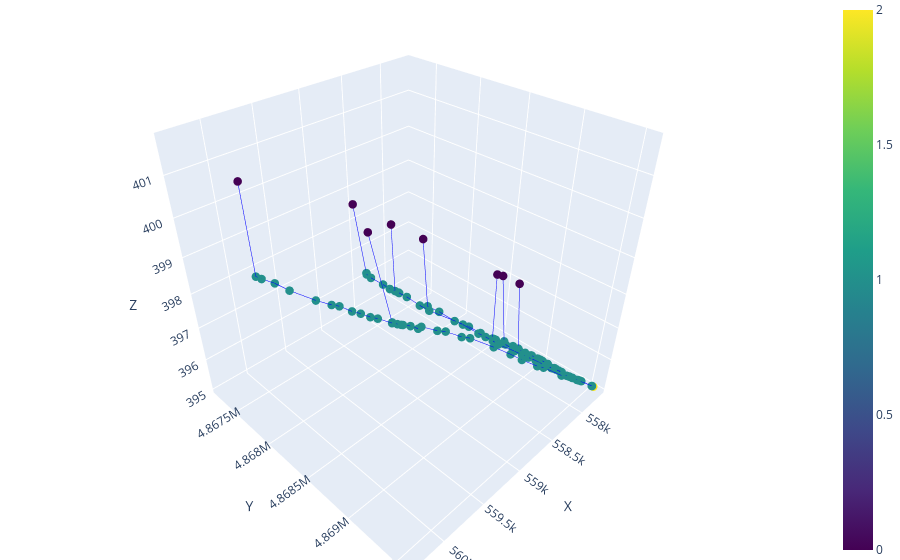

Here is the notebook cell this chart was saved with:
### Code cell
pulse = pd.read_csv("conduit_geometry_test/input_data/gaussian_pulse.csv")
ss = pd.read_csv('conduit_geometry_test/input_data/baseflow.csv')
network_dir = 'conduit_geometry_test/networks/anastomotic_simple/'
network_name = 'anastomotic_network_n_1366'
network = ok.load_network_data(f'{network_dir}/nodes.csv', f'{network_dir}/edges.csv', debug= True)
network.extract_diffuse_inlets()
network.plot_3D_network(node_color = 'type')

### Figure 1 — Plotly figure (JSON) as saved in the notebook; plotly's stock layout.template omitted (floating-point values rounded to 4 significant figures)
{"data": [{"line": {"color": "blue", "width": 1}, "mode": "lines", "showlegend": false, "type": "scatter3d", "x": [558500.0, 558500.0], "y": [4867000.0, 4867000.0], "z": [398.6, 396.5]}, {"line": {"color": "blue", "width": 1}, "mode": "lines", "showlegend": false, "type": "scatter3d", "x": [558000.0, 558000.0], "y": [4869000.0, 4869000.0], "z": [395.6, 395.6]}, {"line": {"color": "blue", "width": 1}, "mode": "lines", "showlegend": false, "type": "scatter3d", "x": [558000.0, 557900.0], "y": [4869000.0, 4869000.0], "z": [395.6, 395.5]}, {"line": {"color": "blue", "width": 1}, "mode": "lines", "showlegend": false, "type": "scatter3d", "x": [558000.0, 558000.0], "y": [4869000.0, 4869000.0], "z": [395.6, 395.6]}, {"line": {"color": "blue", "width": 1}, "mode": "lines", "showlegend": false, "type": "scatter3d", "x": [557900.0, 558000.0], "y": [4869000.0, 4869000.0], "z": [395.5, 397.6]}, {"line": {"color": "blue", "width": 1}, "mode": "lines", "showlegend": false, "type": "scatter3d", "x": [557900.0, 557900.0], "y": [4869000.0, 4869000.0], "z": [395.5, 395.5]}, {"line": {"color": "blue", "width": 1}, "mode": "lines", "showlegend": false, "type": "scatter3d", "x": [558200.0, 558300.0], "y": [4869000.0, 4869000.0], "z": [395.9, 396.1]}, {"line": {"color": "blue", "width": 1}, "mode": "lines", "showlegend": false, "type": "scatter3d", "x": [558200.0, 558100.0], "y": [4869000.0, 4869000.0], "z": [395.9, 395.8]}, {"line": {"color": "blue", "width": 1}, "mode": "lines", "showlegend": false, "type": "scatter3d", "x": [557900.0, 557900.0], "y": [4869000.0, 4869000.0], "z": [395.5, 395.5]}, {"line": {"color": "blue", "width": 1}, "mode": "lines", "showlegend": false, "type": "scatter3d", "x": [557900.0, 557900.0], "y": [4869000.0, 4869000.0], "z": [395.5, 395.5]}, {"line": {"color": "blue", "width": 1}, "mode": "lines", "showlegend": false, "type": "scatter3d", "x": [557900.0, 557900.0], "y": [4869000.0, 4869000.0], "z": [395.5, 395.5]}, {"line": {"color": "blue", "width": 1}, "mode": "lines", "showlegend": false, "type": "scatter3d", "x": [557900.0, 557900.0], "y": [4869000.0, 4869000.0], "z": [395.5, 395.4]}, {"line": {"color": "blue", "width": 1}, "mode": "lines", "showlegend": false, "type": "scatter3d", "x": [557900.0, 557900.0], "y": [4869000.0, 4869000.0], "z": [395.5, 395.4]}, {"line": {"color": "blue", "width": 1}, "mode": "lines", "showlegend": false, "type": "scatter3d", "x": [557900.0, 557800.0], "y": [4869000.0, 4869000.0], "z": [395.4, 395.4]}, {"line": {"color": "blue", "width": 1}, "mode": "lines", "showlegend": false, "type": "scatter3d", "x": [558100.0, 558000.0], "y": [4869000.0, 4869000.0], "z": [395.8, 395.6]}, {"line": {"color": "blue", "width": 1}, "mode": "lines", "showlegend": false, "type": "scatter3d", "x": [558200.0, 558300.0], "y": [4869000.0, 4868000.0], "z": [396.1, 396.1]}, {"line": {"color": "blue", "width": 1}, "mode": "lines", "showlegend": false, "type": "scatter3d", "x": [558200.0, 558200.0], "y": [4869000.0, 4869000.0], "z": [396.1, 396.0]}, {"line": {"color": "blue", "width": 1}, "mode": "lines", "showlegend": false, "type": "scatter3d", "x": [558500.0, 558500.0], "y": [4867000.0, 4867000.0], "z": [396.5, 396.6]}, {"line": {"color": "blue", "width": 1}, "mode": "lines", "showlegend": false, "type": "scatter3d", "x": [557900.0, 557900.0], "y": [4869000.0, 4869000.0], "z": [395.4, 395.5]}, {"line": {"color": "blue", "width": 1}, "mode": "lines", "showlegend": false, "type": "scatter3d", "x": [557900.0, 557900.0], "y": [4869000.0, 4869000.0], "z": [395.4, 395.4]}, {"line": {"color": "blue", "width": 1}, "mode": "lines", "showlegend": false, "type": "scatter3d", "x": [558200.0, 558200.0], "y": [4869000.0, 4869000.0], "z": [396.0, 396.0]}, {"line": {"color": "blue", "width": 1}, "mode": "lines", "showlegend": false, "type": "scatter3d", "x": [558500.0, 558600.0], "y": [4867000.0, 4868000.0], "z": [396.6, 396.7]}, {"line": {"color": "blue", "width": 1}, "mode": "lines", "showlegend": false, "type": "scatter3d", "x": [557800.0, 557800.0], "y": [4869000.0, 4869000.0], "z": [395.4, 395.4]}, {"line": {"color": "blue", "width": 1}, "mode": "lines", "showlegend": false, "type": "scatter3d", "x": [557800.0, 557900.0], "y": [4869000.0, 4869000.0], "z": [395.4, 395.4]}, {"line": {"color": "blue", "width": 1}, "mode": "lines", "showlegend": false, "type": "scatter3d", "x": [557800.0, 557800.0], "y": [4869000.0, 4869000.0], "z": [395.4, 395.3]}, {"line": {"color": "blue", "width": 1}, "mode": "lines", "showlegend": false, "type": "scatter3d", "x": [558200.0, 558200.0], "y": [4869000.0, 4869000.0], "z": [396.0, 396.0]}, {"line": {"color": "blue", "width": 1}, "mode": "lines", "showlegend": false, "type": "scatter3d", "x": [558200.0, 558200.0], "y": [4869000.0, 4869000.0], "z": [396.0, 396.0]}, {"line": {"color": "blue", "width": 1}, "mode": "lines", "showlegend": false, "type": "scatter3d", "x": [557800.0, 557800.0], "y": [4869000.0, 4869000.0], "z": [395.3, 395.3]}, {"line": {"color": "blue", "width": 1}, "mode": "lines", "showlegend": false, "type": "scatter3d", "x": [557800.0, 557800.0], "y": [4869000.0, 4869000.0], "z": [395.3, 395.3]}, {"line": {"color": "blue", "width": 1}, "mode": "lines", "showlegend": false, "type": "scatter3d", "x": [557800.0, 557800.0], "y": [4869000.0, 4869000.0], "z": [395.3, 395.3]}, {"line": {"color": "blue", "width": 1}, "mode": "lines", "showlegend": false, "type": "scatter3d", "x": [557800.0, 557800.0], "y": [4869000.0, 4869000.0], "z": [395.3, 395.2]}, {"line": {"color": "blue", "width": 1}, "mode": "lines", "showlegend": false, "type": "scatter3d", "x": [558000.0, 557900.0], "y": [4869000.0, 4869000.0], "z": [395.6, 395.4]}, {"line": {"color": "blue", "width": 1}, "mode": "lines", "showlegend": false, "type": "scatter3d", "x": [558600.0, 558600.0], "y": [4868000.0, 4868000.0], "z": [396.7, 396.6]}, {"line": {"color": "blue", "width": 1}, "mode": "lines", "showlegend": false, "type": "scatter3d", "x": [557800.0, 557700.0], "y": [4869000.0, 4870000.0], "z": [395.3, 395.1]}, {"line": {"color": "blue", "width": 1}, "mode": "lines", "showlegend": false, "type": "scatter3d", "x": [557800.0, 557800.0], "y": [4869000.0, 4869000.0], "z": [395.3, 395.3]}, {"line": {"color": "blue", "width": 1}, "mode": "lines", "showlegend": false, "type": "scatter3d", "x": [557800.0, 557800.0], "y": [4869000.0, 4869000.0], "z": [395.3, 395.2]}, {"line": {"color": "blue", "width": 1}, "mode": "lines", "showlegend": false, "type": "scatter3d", "x": [558200.0, 558100.0], "y": [4869000.0, 4869000.0], "z": [396.0, 395.8]}, {"line": {"color": "blue", "width": 1}, "mode": "lines", "showlegend": false, "type": "scatter3d", "x": [557900.0, 557800.0], "y": [4869000.0, 4869000.0], "z": [395.4, 395.4]}, {"line": {"color": "blue", "width": 1}, "mode": "lines", "showlegend": false, "type": "scatter3d", "x": [557900.0, 557800.0], "y": [4869000.0, 4869000.0], "z": [395.4, 395.4]}, {"line": {"color": "blue", "width": 1}, "mode": "lines", "showlegend": false, "type": "scatter3d", "x": [557800.0, 557800.0], "y": [4869000.0, 4869000.0], "z": [395.4, 395.4]}, {"line": {"color": "blue", "width": 1}, "mode": "lines", "showlegend": false, "type": "scatter3d", "x": [557800.0, 557800.0], "y": [4869000.0, 4869000.0], "z": [395.4, 395.3]}, {"line": {"color": "blue", "width": 1}, "mode": "lines", "showlegend": false, "type": "scatter3d", "x": [560300.0, 560300.0], "y": [4868000.0, 4868000.0], "z": [401.7, 399.7]}, {"line": {"color": "blue", "width": 1}, "mode": "lines", "showlegend": false, "type": "scatter3d", "x": [558600.0, 558600.0], "y": [4868000.0, 4868000.0], "z": [396.6, 396.6]}, {"line": {"color": "blue", "width": 1}, "mode": "lines", "showlegend": false, "type": "scatter3d", "x": [560300.0, 560300.0], "y": [4868000.0, 4868000.0], "z": [399.7, 399.7]}, {"line": {"color": "blue", "width": 1}, "mode": "lines", "showlegend": false, "type": "scatter3d", "x": [557700.0, 557700.0], "y": [4870000.0, 4870000.0], "z": [395.1, 395.1]}, {"line": {"color": "blue", "width": 1}, "mode": "lines", "showlegend": false, "type": "scatter3d", "x": [557700.0, 557700.0], "y": [4870000.0, 4869000.0], "z": [395.1, 395.2]}, {"line": {"color": "blue", "width": 1}, "mode": "lines", "showlegend": false, "type": "scatter3d", "x": [557700.0, 557700.0], "y": [4870000.0, 4870000.0], "z": [395.1, 395.1]}, {"line": {"color": "blue", "width": 1}, "mode": "lines", "showlegend": false, "type": "scatter3d", "x": [557700.0, 557700.0], "y": [4870000.0, 4870000.0], "z": [395.1, 395.1]}, {"line": {"color": "blue", "width": 1}, "mode": "lines", "showlegend": false, "type": "scatter3d", "x": [559600.0, 559500.0], "y": [4868000.0, 4869000.0], "z": [400.4, 398.2]}, {"line": {"color": "blue", "width": 1}, "mode": "lines", "showlegend": false, "type": "scatter3d", "x": [560300.0, 560200.0], "y": [4868000.0, 4868000.0], "z": [399.7, 399.5]}, {"line": {"color": "blue", "width": 1}, "mode": "lines", "showlegend": false, "type": "scatter3d", "x": [558100.0, 558100.0], "y": [4869000.0, 4869000.0], "z": [395.8, 395.8]}, {"line": {"color": "blue", "width": 1}, "mode": "lines", "showlegend": false, "type": "scatter3d", "x": [558600.0, 558500.0], "y": [4868000.0, 4868000.0], "z": [396.6, 396.6]}, {"line": {"color": "blue", "width": 1}, "mode": "lines", "showlegend": false, "type": "scatter3d", "x": [558100.0, 558100.0], "y": [4869000.0, 4869000.0], "z": [395.8, 395.7]}, {"line": {"color": "blue", "width": 1}, "mode": "lines", "showlegend": false, "type": "scatter3d", "x": [558100.0, 558100.0], "y": [4869000.0, 4869000.0], "z": [395.8, 395.8]}, {"line": {"color": "blue", "width": 1}, "mode": "lines", "showlegend": false, "type": "scatter3d", "x": [558500.0, 558500.0], "y": [4868000.0, 4868000.0], "z": [396.6, 396.5]}, {"line": {"color": "blue", "width": 1}, "mode": "lines", "showlegend": false, "type": "scatter3d", "x": [558500.0, 558500.0], "y": [4868000.0, 4868000.0], "z": [396.6, 398.6]}, {"line": {"color": "blue", "width": 1}, "mode": "lines", "showlegend": false, "type": "scatter3d", "x": [560200.0, 560200.0], "y": [4868000.0, 4868000.0], "z": [399.5, 399.4]}, {"line": {"color": "blue", "width": 1}, "mode": "lines", "showlegend": false, "type": "scatter3d", "x": [558100.0, 558000.0], "y": [4869000.0, 4869000.0], "z": [395.7, 395.7]}, {"line": {"color": "blue", "width": 1}, "mode": "lines", "showlegend": false, "type": "scatter3d", "x": [558000.0, 558000.0], "y": [4869000.0, 4869000.0], "z": [395.7, 395.7]}, {"line": {"color": "blue", "width": 1}, "mode": "lines", "showlegend": false, "type": "scatter3d", "x": [558000.0, 558000.0], "y": [4869000.0, 4869000.0], "z": [395.7, 395.7]}, {"line": {"color": "blue", "width": 1}, "mode": "lines", "showlegend": false, "type": "scatter3d", "x": [558000.0, 558000.0], "y": [4869000.0, 4869000.0], "z": [395.7, 395.6]}, {"line": {"color": "blue", "width": 1}, "mode": "lines", "showlegend": false, "type": "scatter3d", "x": [558500.0, 558500.0], "y": [4868000.0, 4868000.0], "z": [396.5, 396.5]}, {"line": {"color": "blue", "width": 1}, "mode": "lines", "showlegend": false, "type": "scatter3d", "x": [558500.0, 558500.0], "y": [4868000.0, 4868000.0], "z": [396.5, 396.5]}, {"line": {"color": "blue", "width": 1}, "mode": "lines", "showlegend": false, "type": "scatter3d", "x": [558500.0, 558500.0], "y": [4868000.0, 4868000.0], "z": [396.5, 396.5]}, {"line": {"color": "blue", "width": 1}, "mode": "lines", "showlegend": false, "type": "scatter3d", "x": [559500.0, 559400.0], "y": [4869000.0, 4869000.0], "z": [398.2, 398.1]}, {"line": {"color": "blue", "width": 1}, "mode": "lines", "showlegend": false, "type": "scatter3d", "x": [560200.0, 560000.0], "y": [4868000.0, 4868000.0], "z": [399.4, 399.2]}, {"line": {"color": "blue", "width": 1}, "mode": "lines", "showlegend": false, "type": "scatter3d", "x": [559400.0, 559400.0], "y": [4869000.0, 4869000.0], "z": [398.1, 398.0]}, {"line": {"color": "blue", "width": 1}, "mode": "lines", "showlegend": false, "type": "scatter3d", "x": [559400.0, 559500.0], "y": [4869000.0, 4869000.0], "z": [398.1, 398.2]}, {"line": {"color": "blue", "width": 1}, "mode": "lines", "showlegend": false, "type": "scatter3d", "x": [558500.0, 558500.0], "y": [4868000.0, 4868000.0], "z": [396.5, 396.5]}, {"line": {"color": "blue", "width": 1}, "mode": "lines", "showlegend": false, "type": "scatter3d", "x": [559400.0, 559400.0], "y": [4869000.0, 4869000.0], "z": [398.0, 398.0]}, {"line": {"color": "blue", "width": 1}, "mode": "lines", "showlegend": false, "type": "scatter3d", "x": [559400.0, 559300.0], "y": [4869000.0, 4869000.0], "z": [398.0, 397.8]}, {"line": {"color": "blue", "width": 1}, "mode": "lines", "showlegend": false, "type": "scatter3d", "x": [557900.0, 557900.0], "y": [4869000.0, 4869000.0], "z": [395.4, 395.4]}, {"line": {"color": "blue", "width": 1}, "mode": "lines", "showlegend": false, "type": "scatter3d", "x": [557900.0, 557800.0], "y": [4869000.0, 4869000.0], "z": [395.4, 395.4]}, {"line": {"color": "blue", "width": 1}, "mode": "lines", "showlegend": false, "type": "scatter3d", "x": [559300.0, 559200.0], "y": [4869000.0, 4869000.0], "z": [397.8, 397.8]}, {"line": {"color": "blue", "width": 1}, "mode": "lines", "showlegend": false, "type": "scatter3d", "x": [557900.0, 557900.0], "y": [4869000.0, 4869000.0], "z": [395.4, 395.4]}, {"line": {"color": "blue", "width": 1}, "mode": "lines", "showlegend": false, "type": "scatter3d", "x": [557900.0, 557800.0], "y": [4869000.0, 4869000.0], "z": [395.4, 395.3]}, {"line": {"color": "blue", "width": 1}, "mode": "lines", "showlegend": false, "type": "scatter3d", "x": [558500.0, 558500.0], "y": [4868000.0, 4868000.0], "z": [396.5, 396.5]}, {"line": {"color": "blue", "width": 1}, "mode": "lines", "showlegend": false, "type": "scatter3d", "x": [560000.0, 559900.0], "y": [4868000.0, 4868000.0], "z": [399.2, 399.0]}, {"line": {"color": "blue", "width": 1}, "mode": "lines", "showlegend": false, "type": "scatter3d", "x": [559200.0, 559100.0], "y": [4869000.0, 4869000.0], "z": [397.8, 397.6]}, {"line": {"color": "blue", "width": 1}, "mode": "lines", "showlegend": false, "type": "scatter3d", "x": [558500.0, 558200.0], "y": [4868000.0, 4868000.0], "z": [396.5, 396.0]}, {"line": {"color": "blue", "width": 1}, "mode": "lines", "showlegend": false, "type": "scatter3d", "x": [559100.0, 558900.0], "y": [4869000.0, 4869000.0], "z": [397.6, 397.3]}, {"line": {"color": "blue", "width": 1}, "mode": "lines", "showlegend": false, "type": "scatter3d", "x": [559900.0, 559800.0], "y": [4868000.0, 4868000.0], "z": [399.0, 398.9]}, {"line": {"color": "blue", "width": 1}, "mode": "lines", "showlegend": false, "type": "scatter3d", "x": [557800.0, 557800.0], "y": [4869000.0, 4869000.0], "z": [395.2, 395.2]}, {"line": {"color": "blue", "width": 1}, "mode": "lines", "showlegend": false, "type": "scatter3d", "x": [557800.0, 557800.0], "y": [4869000.0, 4869000.0], "z": [395.2, 395.2]}, {"line": {"color": "blue", "width": 1}, "mode": "lines", "showlegend": false, "type": "scatter3d", "x": [557800.0, 557800.0], "y": [4869000.0, 4869000.0], "z": [395.2, 395.2]}, {"line": {"color": "blue", "width": 1}, "mode": "lines", "showlegend": false, "type": "scatter3d", "x": [557800.0, 557700.0], "y": [4869000.0, 4869000.0], "z": [395.2, 395.2]}, {"line": {"color": "blue", "width": 1}, "mode": "lines", "showlegend": false, "type": "scatter3d", "x": [557700.0, 557700.0], "y": [4869000.0, 4870000.0], "z": [395.2, 395.1]}, {"line": {"color": "blue", "width": 1}, "mode": "lines", "showlegend": false, "type": "scatter3d", "x": [559800.0, 559800.0], "y": [4868000.0, 4869000.0], "z": [398.9, 398.7]}, {"line": {"color": "blue", "width": 1}, "mode": "lines", "showlegend": false, "type": "scatter3d", "x": [558900.0, 558800.0], "y": [4869000.0, 4869000.0], "z": [397.3, 397.1]}, {"line": {"color": "blue", "width": 1}, "mode": "lines", "showlegend": false, "type": "scatter3d", "x": [559800.0, 559700.0], "y": [4869000.0, 4869000.0], "z": [398.7, 398.6]}, {"line": {"color": "blue", "width": 1}, "mode": "lines", "showlegend": false, "type": "scatter3d", "x": [558000.0, 558000.0], "y": [4869000.0, 4869000.0], "z": [397.7, 395.6]}, {"line": {"color": "blue", "width": 1}, "mode": "lines", "showlegend": false, "type": "scatter3d", "x": [559700.0, 559700.0], "y": [4869000.0, 4869000.0], "z": [398.6, 398.5]}, {"line": {"color": "blue", "width": 1}, "mode": "lines", "showlegend": false, "type": "scatter3d", "x": [558000.0, 558000.0], "y": [4869000.0, 4869000.0], "z": [395.6, 395.6]}, {"line": {"color": "blue", "width": 1}, "mode": "lines", "showlegend": false, "type": "scatter3d", "x": [558800.0, 558700.0], "y": [4869000.0, 4869000.0], "z": [397.1, 396.9]}, {"line": {"color": "blue", "width": 1}, "mode": "lines", "showlegend": false, "type": "scatter3d", "x": [559700.0, 559600.0], "y": [4869000.0, 4869000.0], "z": [398.5, 398.4]}, {"line": {"color": "blue", "width": 1}, "mode": "lines", "showlegend": false, "type": "scatter3d", "x": [558000.0, 558000.0], "y": [4869000.0, 4869000.0], "z": [395.6, 395.6]}, {"line": {"color": "blue", "width": 1}, "mode": "lines", "showlegend": false, "type": "scatter3d", "x": [559600.0, 559500.0], "y": [4869000.0, 4869000.0], "z": [398.4, 398.2]}, {"line": {"color": "blue", "width": 1}, "mode": "lines", "showlegend": false, "type": "scatter3d", "x": [558200.0, 558200.0], "y": [4868000.0, 4869000.0], "z": [396.0, 396.0]}, {"line": {"color": "blue", "width": 1}, "mode": "lines", "showlegend": false, "type": "scatter3d", "x": [558000.0, 557900.0], "y": [4869000.0, 4869000.0], "z": [395.6, 395.5]}, {"line": {"color": "blue", "width": 1}, "mode": "lines", "showlegend": false, "type": "scatter3d", "x": [558700.0, 558600.0], "y": [4869000.0, 4869000.0], "z": [396.9, 396.7]}, {"line": {"color": "blue", "width": 1}, "mode": "lines", "showlegend": false, "type": "scatter3d", "x": [557900.0, 557900.0], "y": [4869000.0, 4869000.0], "z": [395.5, 395.4]}, {"line": {"color": "blue", "width": 1}, "mode": "lines", "showlegend": false, "type": "scatter3d", "x": [558200.0, 558100.0], "y": [4869000.0, 4869000.0], "z": [396.0, 395.8]}, {"line": {"color": "blue", "width": 1}, "mode": "lines", "showlegend": false, "type": "scatter3d", "x": [558600.0, 558400.0], "y": [4869000.0, 4869000.0], "z": [396.7, 396.4]}, {"line": {"color": "blue", "width": 1}, "mode": "lines", "showlegend": false, "type": "scatter3d", "x": [557900.0, 557900.0], "y": [4869000.0, 4869000.0], "z": [395.4, 395.4]}, {"line": {"color": "blue", "width": 1}, "mode": "lines", "showlegend": false, "type": "scatter3d", "x": [557900.0, 557900.0], "y": [4869000.0, 4869000.0], "z": [395.4, 395.4]}, {"line": {"color": "blue", "width": 1}, "mode": "lines", "showlegend": false, "type": "scatter3d", "x": [557900.0, 557900.0], "y": [4869000.0, 4869000.0], "z": [395.4, 395.4]}, {"line": {"color": "blue", "width": 1}, "mode": "lines", "showlegend": false, "type": "scatter3d", "x": [558100.0, 558100.0], "y": [4869000.0, 4869000.0], "z": [395.8, 395.8]}, {"line": {"color": "blue", "width": 1}, "mode": "lines", "showlegend": false, "type": "scatter3d", "x": [558100.0, 558100.0], "y": [4869000.0, 4869000.0], "z": [395.8, 397.9]}, {"line": {"color": "blue", "width": 1}, "mode": "lines", "showlegend": false, "type": "scatter3d", "x": [558100.0, 558100.0], "y": [4869000.0, 4869000.0], "z": [395.8, 395.8]}, {"line": {"color": "blue", "width": 1}, "mode": "lines", "showlegend": false, "type": "scatter3d", "x": [558100.0, 558100.0], "y": [4869000.0, 4869000.0], "z": [395.8, 395.8]}, {"line": {"color": "blue", "width": 1}, "mode": "lines", "showlegend": false, "type": "scatter3d", "x": [558100.0, 558100.0], "y": [4869000.0, 4869000.0], "z": [395.8, 395.8]}, {"line": {"color": "blue", "width": 1}, "mode": "lines", "showlegend": false, "type": "scatter3d", "x": [558300.0, 558400.0], "y": [4868000.0, 4868000.0], "z": [398.3, 396.3]}, {"line": {"color": "blue", "width": 1}, "mode": "lines", "showlegend": false, "type": "scatter3d", "x": [557900.0, 557900.0], "y": [4869000.0, 4869000.0], "z": [395.4, 395.4]}, {"line": {"color": "blue", "width": 1}, "mode": "lines", "showlegend": false, "type": "scatter3d", "x": [558100.0, 558100.0], "y": [4869000.0, 4869000.0], "z": [395.8, 395.7]}, {"line": {"color": "blue", "width": 1}, "mode": "lines", "showlegend": false, "type": "scatter3d", "x": [557900.0, 557800.0], "y": [4869000.0, 4869000.0], "z": [395.4, 395.4]}, {"line": {"color": "blue", "width": 1}, "mode": "lines", "showlegend": false, "type": "scatter3d", "x": [557800.0, 557800.0], "y": [4869000.0, 4869000.0], "z": [395.4, 395.4]}, {"line": {"color": "blue", "width": 1}, "mode": "lines", "showlegend": false, "type": "scatter3d", "x": [558400.0, 558300.0], "y": [4868000.0, 4868000.0], "z": [396.3, 396.2]}, {"line": {"color": "blue", "width": 1}, "mode": "lines", "showlegend": false, "type": "scatter3d", "x": [558100.0, 558100.0], "y": [4869000.0, 4869000.0], "z": [395.7, 395.7]}, {"line": {"color": "blue", "width": 1}, "mode": "lines", "showlegend": false, "type": "scatter3d", "x": [558100.0, 558100.0], "y": [4869000.0, 4869000.0], "z": [395.7, 395.8]}, {"line": {"color": "blue", "width": 1}, "mode": "lines", "showlegend": false, "type": "scatter3d", "x": [558100.0, 558100.0], "y": [4869000.0, 4869000.0], "z": [395.7, 395.8]}, {"line": {"color": "blue", "width": 1}, "mode": "lines", "showlegend": false, "type": "scatter3d", "x": [558400.0, 558300.0], "y": [4869000.0, 4869000.0], "z": [396.4, 396.2]}, {"line": {"color": "blue", "width": 1}, "mode": "lines", "showlegend": false, "type": "scatter3d", "x": [558300.0, 558300.0], "y": [4868000.0, 4868000.0], "z": [396.2, 396.2]}, {"line": {"color": "blue", "width": 1}, "mode": "lines", "showlegend": false, "type": "scatter3d", "x": [558100.0, 558100.0], "y": [4869000.0, 4869000.0], "z": [395.8, 395.8]}, {"line": {"color": "blue", "width": 1}, "mode": "lines", "showlegend": false, "type": "scatter3d", "x": [558100.0, 558100.0], "y": [4869000.0, 4869000.0], "z": [395.8, 395.8]}, {"line": {"color": "blue", "width": 1}, "mode": "lines", "showlegend": false, "type": "scatter3d", "x": [558300.0, 558300.0], "y": [4869000.0, 4869000.0], "z": [396.2, 396.1]}, {"line": {"color": "blue", "width": 1}, "mode": "lines", "showlegend": false, "type": "scatter3d", "x": [558100.0, 558000.0], "y": [4869000.0, 4869000.0], "z": [395.8, 395.6]}, {"line": {"color": "blue", "width": 1}, "mode": "lines", "showlegend": false, "type": "scatter3d", "x": [558300.0, 558300.0], "y": [4868000.0, 4868000.0], "z": [396.2, 396.1]}, {"line": {"color": "blue", "width": 1}, "mode": "lines", "showlegend": false, "type": "scatter3d", "x": [558100.0, 558100.0], "y": [4869000.0, 4869000.0], "z": [395.8, 395.8]}, {"line": {"color": "blue", "width": 1}, "mode": "lines", "showlegend": false, "type": "scatter3d", "x": [558100.0, 558100.0], "y": [4869000.0, 4869000.0], "z": [395.8, 395.8]}, {"marker": {"color": [0, 1, 1, 1, 1, 1, 1, 1, 1, 1, 1, 1, 1, 1, 1, 1, 1, 1, 1, 1, 1, 1, 1, 1, 1, 1, 1, 1, 1, 0, 1, 1, 1, 2, 0, 1, 1, 1, 1, 1, 1, 1, 1, 1, 1, 1, 1, 1, 1, 1, 1, 1, 1, 1, 1, 1, 1, 1, 1, 1, 1, 1, 1, 1, 1, 1, 1, 1, 1, 1, 1, 1, 1, 1, 1, 0, 1, 1, 1, 1, 1, 1, 1, 1, 1, 1, 1, 1, 1, 1, 0, 1, 1, 1, 1, 1, 1, 0, 1, 1, 1, 1, 1, 1, 1, 1, 1, 0, 1, 1, 1, 1, 1, 1, 1, 1, 1, 1, 1, 1, 0], "colorscale": [[0, "#440154"], [0.1111, "#482878"], [0.2222, "#3e4989"], [0.3333, "#31688e"], [0.4444, "#26828e"], [0.5556, "#1f9e89"], [0.6667, "#35b779"], [0.7778, "#6ece58"], [0.8889, "#b5de2b"], [1, "#fde725"]], "showscale": true, "size": 5}, "mode": "markers", "showlegend": false, "type": "scatter3d", "x": [558500.0, 558000.0, 557900.0, 558200.0, 557900.0, 557900.0, 557900.0, 557900.0, 557900.0, 558100.0, 558200.0, 558500.0, 557900.0, 558200.0, 558500.0, 557800.0, 557800.0, 558200.0, 557800.0, 557800.0, 558200.0, 558000.0, 558600.0, 557800.0, 558200.0, 557900.0, 557900.0, 557800.0, 557800.0, 560300.0, 558600.0, 560300.0, 557700.0, 557700.0, 559600.0, 560300.0, 558100.0, 558600.0, 558100.0, 558500.0, 560200.0, 558100.0, 558000.0, 558000.0, 558000.0, 558500.0, 558500.0, 558500.0, 559500.0, 558000.0, 560200.0, 559400.0, 558500.0, 559400.0, 559400.0, 557900.0, 559300.0, 557900.0, 557900.0, 558500.0, 560000.0, 559200.0, 557800.0, 558500.0, 559100.0, 559900.0, 557800.0, 557800.0, 557800.0, 557800.0, 557700.0, 559800.0, 558900.0, 557700.0, 559800.0, 558000.0, 559700.0, 558000.0, 558800.0, 559700.0, 558000.0, 559600.0, 558200.0, 558000.0, 558700.0, 557900.0, 558200.0, 559500.0, 558600.0, 557900.0, 558500.0, 557900.0, 557900.0, 558100.0, 558100.0, 558100.0, 558100.0, 558300.0, 557900.0, 558100.0, 557900.0, 557800.0, 558400.0, 557800.0, 558100.0, 558100.0, 558400.0, 558100.0, 558300.0, 558100.0, 558100.0, 558300.0, 558100.0, 558300.0, 558100.0, 558300.0, 558000.0, 558100.0, 558100.0, 558300.0, 558000.0], "y": [4867000.0, 4869000.0, 4869000.0, 4869000.0, 4869000.0, 4869000.0, 4869000.0, 4869000.0, 4869000.0, 4869000.0, 4869000.0, 4867000.0, 4869000.0, 4869000.0, 4867000.0, 4869000.0, 4869000.0, 4869000.0, 4869000.0, 4869000.0, 4869000.0, 4869000.0, 4868000.0, 4869000.0, 4869000.0, 4869000.0, 4869000.0, 4869000.0, 4869000.0, 4868000.0, 4868000.0, 4868000.0, 4870000.0, 4870000.0, 4868000.0, 4868000.0, 4869000.0, 4868000.0, 4869000.0, 4868000.0, 4868000.0, 4869000.0, 4869000.0, 4869000.0, 4869000.0, 4868000.0, 4868000.0, 4868000.0, 4869000.0, 4869000.0, 4868000.0, 4869000.0, 4868000.0, 4869000.0, 4869000.0, 4869000.0, 4869000.0, 4869000.0, 4869000.0, 4868000.0, 4868000.0, 4869000.0, 4869000.0, 4868000.0, 4869000.0, 4868000.0, 4869000.0, 4869000.0, 4869000.0, 4869000.0, 4869000.0, 4868000.0, 4869000.0, 4870000.0, 4869000.0, 4869000.0, 4869000.0, 4869000.0, 4869000.0, 4869000.0, 4869000.0, 4869000.0, 4868000.0, 4869000.0, 4869000.0, 4869000.0, 4869000.0, 4869000.0, 4869000.0, 4869000.0, 4868000.0, 4869000.0, 4869000.0, 4869000.0, 4869000.0, 4869000.0, 4869000.0, 4868000.0, 4869000.0, 4869000.0, 4869000.0, 4869000.0, 4868000.0, 4869000.0, 4869000.0, 4869000.0, 4869000.0, 4869000.0, 4868000.0, 4869000.0, 4869000.0, 4869000.0, 4869000.0, 4868000.0, 4869000.0, 4869000.0, 4869000.0, 4869000.0, 4869000.0, 4868000.0, 4869000.0], "z": [398.6, 395.6, 395.5, 395.9, 395.5, 395.5, 395.5, 395.5, 395.4, 395.8, 396.1, 396.5, 395.4, 396.0, 396.6, 395.4, 395.4, 396.0, 395.3, 395.3, 396.0, 395.6, 396.7, 395.3, 396.0, 395.4, 395.4, 395.4, 395.4, 401.7, 396.6, 399.7, 395.1, 395.1, 400.4, 399.7, 395.8, 396.6, 395.8, 396.6, 399.5, 395.7, 395.7, 395.7, 395.7, 396.5, 396.5, 396.5, 398.2, 395.6, 399.4, 398.1, 396.5, 398.0, 398.0, 395.4, 397.8, 395.4, 395.4, 396.5, 399.2, 397.8, 395.3, 396.5, 397.6, 399.0, 395.2, 395.2, 395.2, 395.2, 395.2, 398.9, 397.3, 395.1, 398.7, 397.7, 398.6, 395.6, 397.1, 398.5, 395.6, 398.4, 396.0, 395.6, 396.9, 395.5, 396.0, 398.2, 396.7, 395.4, 398.6, 395.4, 395.4, 395.8, 395.8, 395.8, 395.8, 398.3, 395.4, 395.8, 395.4, 395.4, 396.3, 395.4, 395.7, 395.7, 396.4, 397.9, 396.2, 395.8, 395.8, 396.2, 395.8, 396.2, 395.8, 396.1, 395.6, 395.8, 395.8, 396.1, 397.6]}], "layout": {"margin": {"b": 0, "l": 0, "r": 0, "t": 0}, "scene": {"xaxis": {"title": {"text": "X"}}, "yaxis": {"title": {"text": "Y"}}, "zaxis": {"title": {"text": "Z"}}}}}
